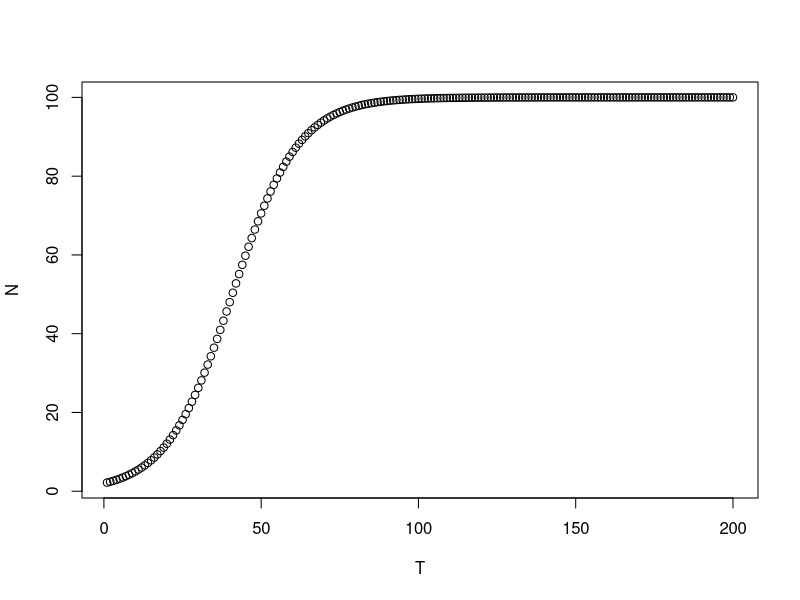
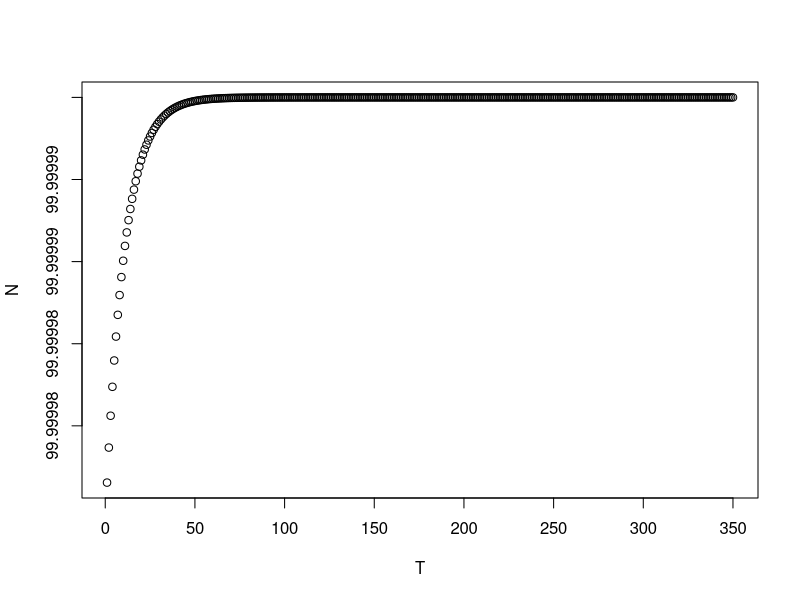
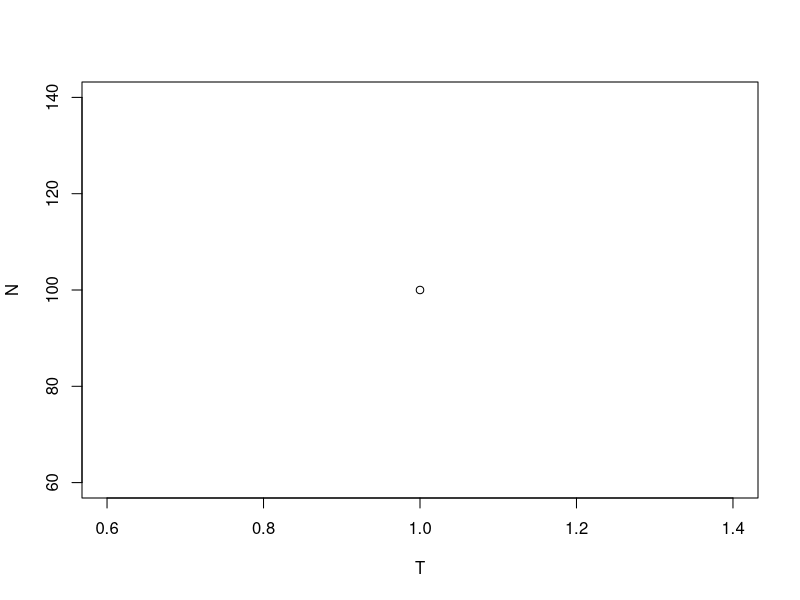

The R source for these figures, in order: (Note: this script raises an error after producing the figures.)
## ---- chunk 1
knitr::opts_chunk$set(echo = TRUE)
## ---- chunk 2
a <- 1.1
b <- 0.001
T <- seq(from=1,to=200,by=1)
N <- numeric(length(T))
n <- 2
for (t in T) {
  n <- a*n/(1+b*n)
  N[t] <- n
}
plot(T,N)
## ---- chunk 3
T<-seq(from=1,to=350,by=1)
N <- numeric(length(T))
for (t in 1:length(T)) {
  n <- a*n/(1+b*n)
  N[t] <- n
}
plot(T,N)
## ---- chunk 4
T<-c(1)
N <- numeric(length(T))
for (t in 1:length(T)) {
  n <- a*n/(1+b*n)
  N[t] <- n
}
plot(T,N)
## ---- chunk 5
T<-numeric()
N <- numeric(length(T))
for (t in 1:length(T)) {
  n <- a*n/(1+b*n)
  N[t] <- n
}
plot(T,N)
## ---- chunk 6
phi <- 20
conv <- FALSE
i<-0
while (!conv) {
  phi.new <- 1+1/phi
  conv <- phi==phi.new
  phi <- phi.new
  i<-i+1
}
## ---- chunk 7
a <- 1.1
b <- 0.001
n<-1
while (TRUE) {
  n.new <- a*n/(1+b*n)
  if (n==n.new) break
  n <- n.new
}
print(n)
N[200]
